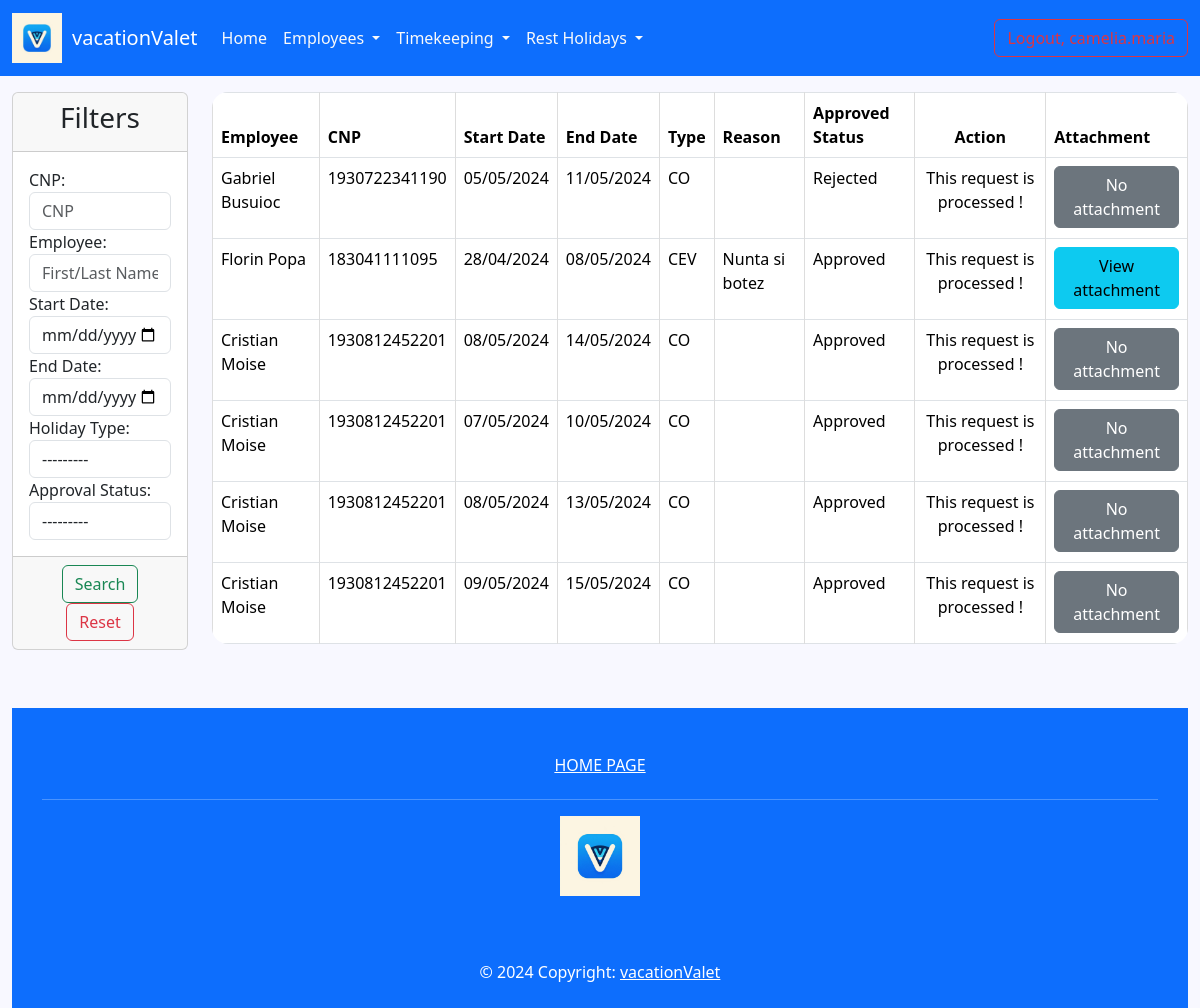
The app's page /list_requests/ (signed in) with its own data.
### employee/models.py (models this page shows, shortened)
class HolidayRequest(models.Model):
    TYPE_CHOICES = (
        ('co', 'CO'),
        ('cev', 'CEV')
    )
    APPROVAL_CHOICES = (
        ('pending', 'Pending'),
        ('approved', 'Approved'),
        ('rejected', 'Rejected'),
    )
    employee = models.ForeignKey(Employee, on_delete=models.CASCADE)
    start_date = models.DateField()
    end_date = models.DateField()
    type = models.CharField(max_length=50, choices=TYPE_CHOICES)
    attachment = models.FileField(upload_to='holiday_request/', null=True, blank=True)
    reason = models.TextField(null=True, blank=True)
    approval_status = models.CharField(max_length=50, choices=APPROVAL_CHOICES, default='pending')

class Employee(AbstractUser):
    GENDER_OPTIONS = (
        ('male', 'Male'),
        ('female', 'Female')
    )
    cnp = models.IntegerField(blank=False, null=True, unique=True)
    gender = models.CharField(max_length=6, choices=GENDER_OPTIONS, null=True)
    birth_date = models.DateField(null=True, blank=False)
    departament = models.ForeignKey(Department, on_delete=models.CASCADE, null=True)
    start_date = models.DateField(null=True)
    end_date = models.DateField(null=True, blank=True)
    notice_date = models.DateField(null=True, blank=True)
    address = models.TextField(blank=True, null=True)
    is_supervisor = models.BooleanField(default=False, blank=True, null=True)
    days_off = models.IntegerField(blank=True, null=True)
    created_at = models.DateTimeField(auto_now_add=True)
    updated_at = models.DateTimeField(auto_now=True)
    @property
    def is_supervisor(self):
        return Department.objects.filter(supervisor=self).exists()

### employee/views.py (the view)
# urls.py: path('list_requests/', views.HolidayRequestListView.as_view(), name='list-requests'),
class HolidayRequestListView(LoginRequiredMixin, ListView):
    template_name = 'rest_holidays/holiday_request_list.html'
    model = HolidayRequest
    context_object_name = 'holiday_requests'
    def get_queryset(self):
        if self.request.user.is_superuser:
            return HolidayRequest.objects.all()
        else:
            departaments = Department.objects.filter(supervisor=self.request.user)
            members = Employee.objects.filter(department__in=departaments)
            requests = HolidayRequest.objects.filter(employee__in=members)
            return requests
    def get_context_data(self, **kwargs):
        data = super().get_context_data(**kwargs)
        requests = HolidayRequest.objects.all()
        myfilter = HolidayFilter(self.request.GET, queryset=requests)
        requests = myfilter.qs
        data['holiday_requests'] = requests
        data['filter'] = myfilter.form
        return data

### templates/rest_holidays/holiday_request_list.html (shortened to what this page needs)
{% extends 'base.html' %}
{% load static %}
{% block head %}
    <link rel="stylesheet" type="text/css" href="{% static 'css/add_leave_request/approve_leave_request.css' %}">
{% endblock %}
{% block content %}
    <div class="container-fluid">
        <div class="row">
            <div class="col-md-2 gy-3">
                <div class="card">
                    <div class="card-header">
                        <h3 class="text-center">Filters</h3>
                    </div>
                    <form method="get">
                        <div class="card-body">
                            {{ filter }}
                        </div>
                        <div class="card-footer text-center">
                            <button type="submit" class="btn btn-outline-success">Search</button>
                            <a href="{% url 'list-requests' %}" class="btn btn-outline-danger">Reset</a>
                        </div>
                    </form>
                </div>
            </div>
            <div class="col-md-10 gy-3">
                <table class="table table-bordered rounded-table">
                    <thead>
                    <tr>
                        <th>Employee</th>
                        <th>CNP</th>
                        <th>Start Date</th>
                        <th>End Date</th>
                        <th>Type</th>
                        <th>Reason</th>
                        <th>Approved Status</th>
                        <th class="text-center">Action</th>
                        <th>Attachment</th>
                    </tr>
                    </thead>
                    <tbody>
                    {% for holiday in holiday_requests %}
                        <tr>
                            <td>{{ holiday.employee.first_name }} {{ holiday.employee.last_name }}</td>
                            <td>{{ holiday.employee.cnp }}</td>
                            <td>{{ holiday.start_date|date:'d/m/Y' }}</td>
                            <td>{{ holiday.end_date|date:'d/m/Y' }}</td>
                            <td>
                                {% for option in holiday.TYPE_CHOICES %}
                                    {% if option.0 == holiday.type %}
                                        {{ option.1 }}
                                    {% endif %}
                                {% endfor %}
                            </td>
                            <td>{{ holiday.reason }}</td>
                            <td>
                                {% for option in holiday.APPROVAL_CHOICES %}
                                    {% if option.0 == holiday.approval_status %}
                                        {{ option.1 }}
                                    {% endif %}
                                {% endfor %}
                            </td>
                            <td class="text-center">
                                    {% if holiday.approval_status == 'pending' %}
                                        <form method="post" action="{% url 'approve-request' %}">
                                            {% csrf_token %}
                                            <input type="hidden" name="id" value="{{ holiday.id }}">
                                            <button type="submit" class="btn btn-success btn-approve" name="approve"
                                                    value="1">
                                                Approve
                                            </button>
                                            <button type="submit" class="btn btn-danger btn-reject" name="reject" value="1">
                                                Reject
                                            </button>
                                        </form>
                                    {% else %}
                                        <p>This request is processed ! </p>
                                    {% endif %}
                            </td>
                            <td>
                                {% if holiday.attachment %}
                                    <a href="{{ holiday.attachment.url }}" target="_blank" class="btn btn-info">View attachment</a>
                                {% else %}
                                    <a class="btn btn-secondary">No attachment</a>
                                {% endif %}
                            </td>
                        </tr>
                        </tbody>
                    {% endfor %}
                </table>
            </div>
{% endblock %}

### static/css/add_leave_request/approve_leave_request.css (style rules this page uses)
.rounded-table { border-collapse: collapse; width: 100%; }
.rounded-table th, .rounded-table td { border: 1px solid #dddddd; text-align: left; padding: 8px; }
.rounded-table th { background-color: #f2f2f2; }
.rounded-table { border-radius: 1rem; overflow: hidden; }

### records on screen
HolidayRequest: employee.first_name "Gabriel", employee.last_name "Busuioc", employee.cnp "1930722341190", start_date "05/05/2024", end_date "11/05/2024", option "CO", option "Rejected", approval_status "This request is processed !", attachment "No attachment"
HolidayRequest: employee.first_name "Florin", employee.last_name "Popa", employee.cnp "183041111095", start_date "28/04/2024", end_date "08/05/2024", option "CEV", reason "Nunta si botez", option "Approved", approval_status "This request is processed !"
HolidayRequest: employee.first_name "Cristian", employee.last_name "Moise", employee.cnp "1930812452201", start_date "08/05/2024", end_date "14/05/2024", option "CO", option "Approved", approval_status "This request is processed !", attachment "No attachment"
HolidayRequest: employee.first_name "Cristian", employee.last_name "Moise", employee.cnp "1930812452201", start_date "07/05/2024", end_date "10/05/2024", option "CO", option "Approved", approval_status "This request is processed !", attachment "No attachment"
HolidayRequest: employee.first_name "Cristian", employee.last_name "Moise", employee.cnp "1930812452201", start_date "08/05/2024", end_date "13/05/2024", option "CO", option "Approved", approval_status "This request is processed !", attachment "No attachment"
HolidayRequest: employee.first_name "Cristian", employee.last_name "Moise", employee.cnp "1930812452201", start_date "09/05/2024", end_date "15/05/2024", option "CO", option "Approved", approval_status "This request is processed !", attachment "No attachment"
